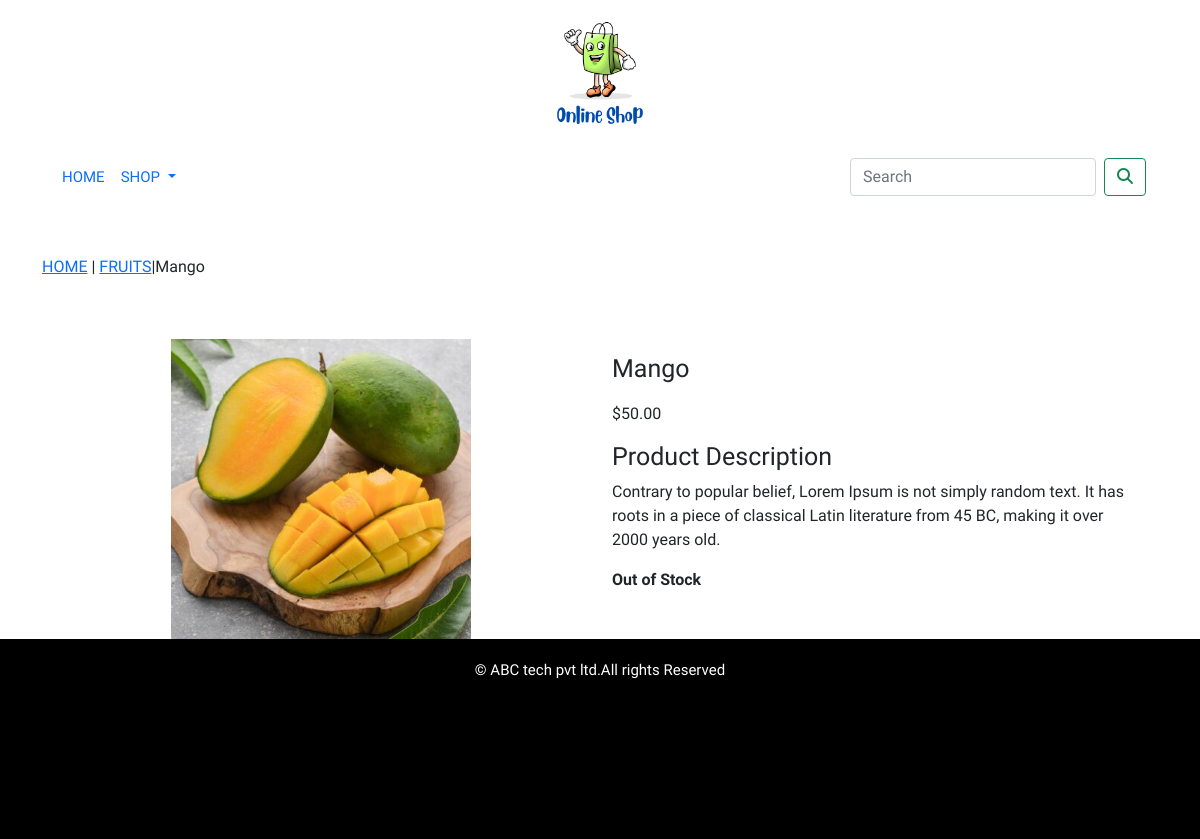
The page /shop/fruits/mango/ on the database its author committed.
### shop/models.py (models this page shows, shortened)
class Product(models.Model):
    name=models.CharField(max_length=250,unique=True)
    slug=models.SlugField(max_length=250,unique=True)
    description=models.TextField(blank=True)
    price=models.DecimalField(max_digits=10,decimal_places=2)
    category=models.ForeignKey(Category,on_delete=models.CASCADE)
    image=models.ImageField(upload_to='product',blank=True)
    stock=models.IntegerField()
    available=models.BooleanField(default=True)
    created=models.DateTimeField(auto_now_add=True)
    updated=models.DateTimeField(auto_now=True)
    class Meta:
        ordering=('name',)
        verbose_name='product'
        verbose_name_plural='products'

class Category(models.Model):
    name=models.CharField(max_length=250,unique=True)
    slug=models.SlugField(max_length=250,unique=True)
    description=models.TextField(blank=True)
    image=models.ImageField(upload_to='category',blank=True)
    class Meta:
        ordering=('name',)
        verbose_name='category'
        verbose_name_plural='categories'
    def get_url(self):
        return reverse('shop:products_by_category',args=[self.slug])
    def __str__(self):
        return '{}'.format(self.name)

### shop/views.py (the view)
# urls.py: path('<slug:c_slug>/<slug:product_slug>/',views.proDetail,name='proDetail'),
def proDetail(request,c_slug,product_slug):
    try:
        product=Product.objects.get(category__slug=c_slug,slug=product_slug)
    except Exception as e:
        raise e
    return render(request,'product.html',{'product':product})

### cart/context_processors.py (called while the page is built)
def counter(request):
    item_count=0
    if 'admin' in request.path:
        return {}
    else:
        try:
            cart=Cart.objects.filter(cart_id=_cart_id(request))
            cart_items=CartItems.objects.all().filter(cart=cart[:1])
            for cart_item in cart_items:
                item_count += cart_item.quantity
        except Cart.DoesNotExist:
            item_count = 0
    return dict(item_count=item_count)

### cart/views.py (called while the page is built)
def _cart_id(request):
    cart=request.session.session_key
    if not cart:
        cart=request.session.create()
    return cart

### shop/context_processors.py (called while the page is built)
def menu_links(request):
    links=Category.objects.all()
    return dict(links=links)

### templates/product.html (shortened to what this page needs)
{% extends 'base.html' %}
{% load static %}
{% block content %}
    <div class="row my_prod_row_class">
        <div class="mx-auto">
            <p><a href="{% url 'shop:allProdCat' %}">HOME</a> | <a href="{{product.category.get_url}}">{{product.category}}</a>|{{product.name}}</p>
        </div>
    </div>
    <div class="container">
    <br>
    <div class="row">
        <div class="col-12 col-sm-12 col-md-12 col-lg-6 text-center">
            <div style="min-width:18rem;">
                <img src="{{product.image.url}}" height="300px" width="300px" alt="{{product.name}}">
            </div>
        </div>
            <div class="col-12 col-sm-12 col-md-12 col-lg-6">
                <div>
                <h1 class="my_prod_title">{{product.name}}</h1>
                <P>${{product.price}}</P>
                <h4 class="my_title">Product Description</h4>
                <p class="text-justify my_prod_text">{{product.description}}</p>
                {% if product.stock <= 0 %}
                    <p class="text-justify my_prod_text"><b>Out of Stock</b></p>
                {% else %}
                    <a class="btn btn-secondary" href="{% url 'cart:add_cart' product.id %}">Add to Cart</a>
                {% endif %}
            </div>
        </div>
    </div>
    </div>
{% endblock %}

### static/css/custom.css (style rules this page uses)
body { font-family: 'Play', sans-serif; }
.my_title { font-size:25px; text_transform:uppercase; letter_spacing:.2em; }
.my_prod_row_class { padding-top:50px; padding-bottom:20px; }
.my_prod_title { font-size:25px; text_transform:uppercase; letter_spacing;.2em; padding-top:15px; padding-bottom:10px; }
.my_prod_text { padding-right:20px; }

### rows shown on the page
Product: category "FRUITS", name "Mango", image (picture), price "50.00", description "Contrary to popular belief, Lorem Ipsum is not simply random text. It has roots in a piece of classical Latin literature from 45 BC, making it over 2000 years old."
